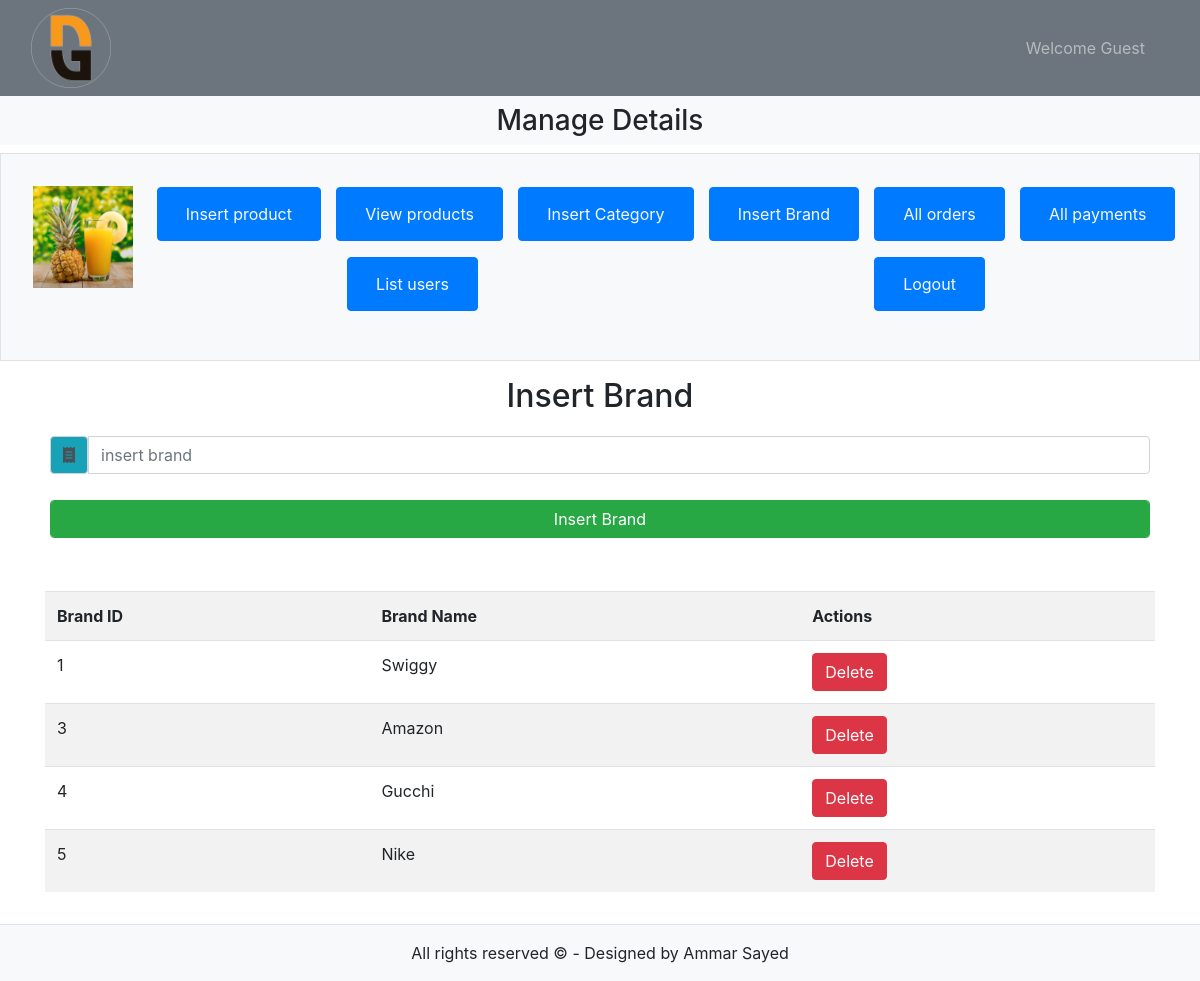
The app's page /admin/index.php?insert_brand with its own data.
### tables this page shows
CREATE TABLE `brands` (
  `br_id` int(11) NOT NULL,
  `br_title` varchar(100) NOT NULL
);

### admin/insert_brand.php (the view, shortened to what this page needs)
<?php
include("../includes/connect.php");
?>
<h2 class="text-center mb-3">Insert Brand</h2>
<form class="mb-2" action="" method="post">
    <div class="input-group w-90 mb-3">
        <span class="input-group-text bg-info" id="basic-addon1"><i class="fa-solid fa-receipt"></i></span>
        <input autofocus type="text" class="form-control" placeholder="insert brand" name="br_title">
    </div>
    <div class="input-group w-10 m-auto">
        <input type="submit" value="Insert Brand" name="insert_brand" class="btn btn-success form-control">
    </div>
</form>
<?php $query = "SELECT * FROM brands";
$result = mysqli_query($con, $query);
?>
<table class="table table-striped table-hover mt-5">
    <tr>
        <th>Brand ID</th>
        <th>Brand Name</th>
        <th>Actions</th>
    </tr>
    <?php
    while ($row = mysqli_fetch_assoc($result)) {
    ?>
        <tr>
            <td> <?php echo $row['br_id'] ?></td>
            <td> <?php echo $row['br_title'] ?></td>
            <td>
                <a href="index.php?insert_brand&delete_br_id=<?php echo $row['br_id'] ?>">
                    <button class="btn btn-danger">
                        Delete
                    </button>
                </a>
            </td>
        </tr>
    <?php
    }
    ?>
</table>

### style.css (style rules this page uses)
* { margin: 0; padding: 0; box-sizing: border-box; }
.input-group { padding: 5px; }

### records on screen
brands: br_id "1", br_title "Swiggy"
brands: br_id "3", br_title "Amazon"
brands: br_id "4", br_title "Gucchi"
brands: br_id "5", br_title "Nike"
